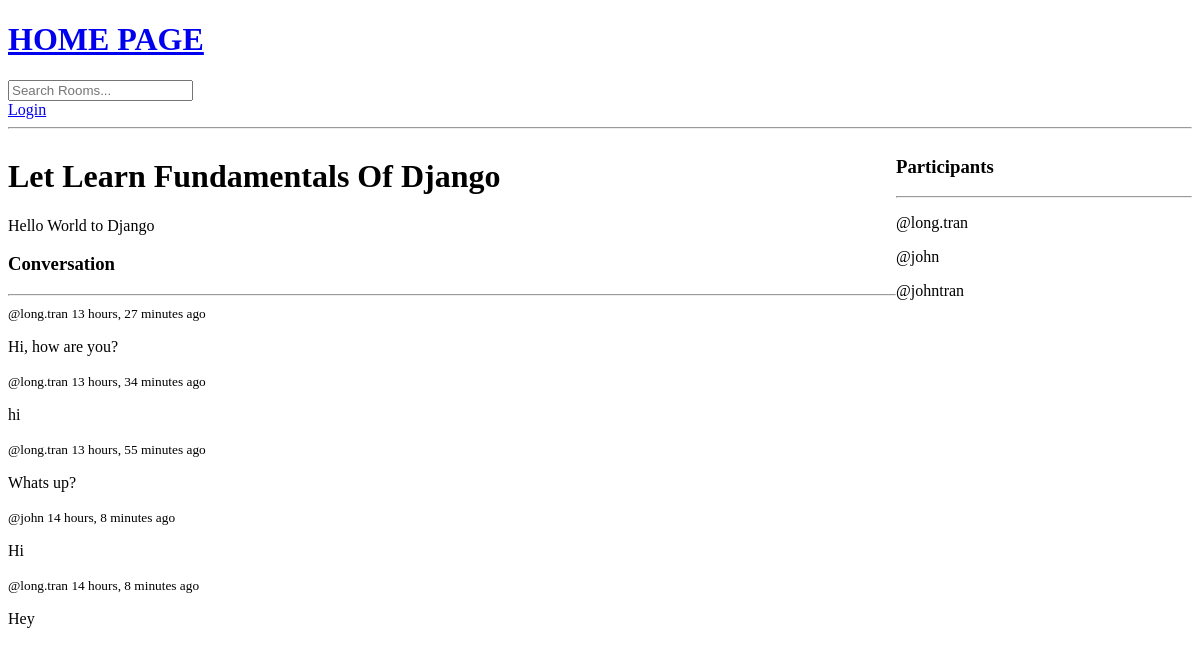
The app's page /room/7/, older data.
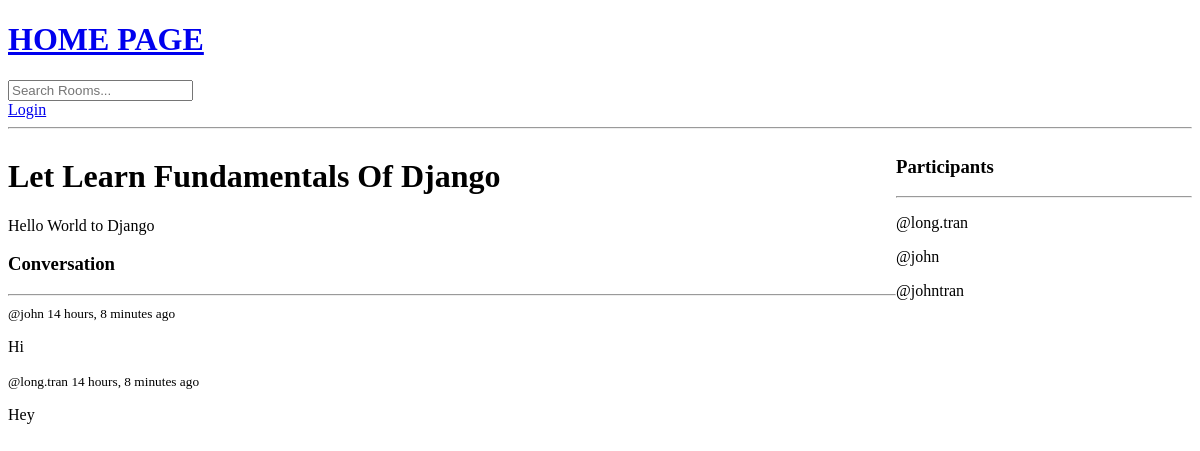
The same page, newer data.
### base/models.py (models this page shows, shortened)
class Message(models.Model):
    user = models.ForeignKey(User, on_delete=models.CASCADE)
    room = models.ForeignKey(Room, on_delete=models.CASCADE)
    body = models.TextField()
    updated = models.DateTimeField(auto_now=True)
    created = models.DateTimeField(auto_now_add=True)
    class Meta:
        ordering = ['-updated', '-created']

### base/views.py (the view, shortened to what this page needs)
# urls.py: path("room/<str:pk>/", views.room, name="room"),
def room(request, pk):
    room = Room.objects.get(id=pk)
    room_messages = room.message_set.all().order_by('-created')
    participants = room.participants.all()
    context = {'room': room, 'room_messages': room_messages, 'participants': participants}
    return render(request, 'base/room.html', context)

### base/templates/base/room.html (shortened to what this page needs)
{% extends 'main.html' %}
{% block content %}
<div class="room-container">
    <div>
        <h1>{{room.name}}</h1>
        <p>{{room.description}}</p>
        <div class="comment-wrapper">
            <h3>Conversation</h3>
            <hr>
            {% for message in room_messages %}
                <div>
                    <small>@{{message.user}} {{message.created|timesince}} ago</small>
                    <p>{{message.body}}</p>
                </div>
            {% endfor %}
        </div>
    </div>
    <div>
        <h3>Participants</h3>
        <hr>
        {% for participant in participants %}
            <div>
                <p>@{{participant.username}}</p>
            </div>
        {% endfor %}
    </div>
</div>
{% endblock content %}

Row changes from the older to the newer data that the page shows:
removed Message: user "long.tran", created "13 hours, 27 minutes", body "Hi, how are you?"
removed Message: user "long.tran", created "13 hours, 34 minutes", body "hi"
removed Message: user "long.tran", created "13 hours, 55 minutes", body "Whats up?"
